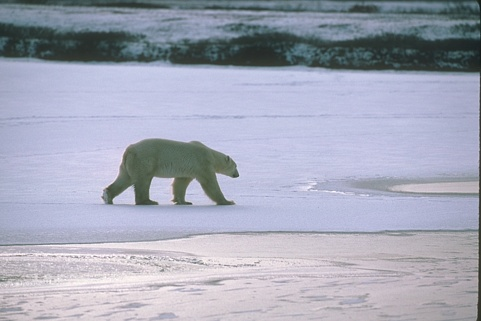
#> input picture PycharmProjects/ImageFilteringTechniques/source/100007.jpg, 481 x 321 px
$ python allGraphInone.py   (older library calls are emulated)
#> lines starting #> are read from the running program, lines starting #| are printed output that depends on the picture
import cv2
import numpy as np
import matplotlib.pyplot as plt
from skimage.metrics import peak_signal_noise_ratio as psnr, mean_squared_error as mse, structural_similarity as ssim
from tkinter import filedialog, Tk


# Function to calculate PSNR, MSE, SSIM
# Updated function to calculate PSNR, MSE, SSIM
def calculate_metrics(original, filtered):
    psnr_value = psnr(original, filtered)
    mse_value = mse(original, filtered)

    # Set window size (e.g., 7) and channel_axis for color images
    ssim_value, _ = ssim(original, filtered, full=True, multichannel=True, win_size=7, channel_axis=2)

    return psnr_value, mse_value, ssim_value


# Function to apply filters
def apply_filters(image):
    filters = {}

    # Gaussian Blur
    filters['Gaussian Blur'] = cv2.GaussianBlur(image, (5, 5), 0)

    # Median Blur
    filters['Median Blur'] = cv2.medianBlur(image, 5)

    # Bilateral Blur
    filters['Bilateral Blur'] = cv2.bilateralFilter(image, 9, 75, 75)

    # Box Filter
    filters['Box Filter'] = cv2.boxFilter(image, -1, (5, 5))

    # Simple Blur
    filters['Blur Filter'] = cv2.blur(image, (5, 5))

    # Non-local Means Denoising
    filters['Non-Local Means Denoising'] = cv2.fastNlMeansDenoisingColored(image, None, 10, 10, 7, 21)

    return filters


# Function to plot graph
def plot_metrics(metrics):
    filters = list(metrics.keys())
    psnr_values = [metrics[f][0] for f in filters]
    mse_values = [metrics[f][1] for f in filters]
    ssim_values = [metrics[f][2] for f in filters]

    plt.figure(figsize=(10, 6))

    plt.subplot(1, 3, 1)
    plt.bar(filters, psnr_values, color='blue')
    plt.title('PSNR Values (high value is better)')
    plt.xticks(rotation=45, ha="right")

    plt.subplot(1, 3, 2)
    plt.bar(filters, mse_values, color='green')
    plt.title('MSE Values (low values is better)')
    plt.xticks(rotation=45, ha="right")

    plt.subplot(1, 3, 3)
    plt.bar(filters, ssim_values, color='red')
    plt.title('SSIM Values (higher is better) ')
    plt.xticks(rotation=45, ha="right")

    plt.tight_layout()
    plt.show()


# Main Function
def main():
    # Open a file dialog to upload an image
    root = Tk()
    root.withdraw()  # Hide the root window
    file_path = filedialog.askopenfilename()
#> the answer given: ../source/100007.jpg
    if not file_path:
        print("No file selected!")
        return

    # Read the image
    image = cv2.imread(file_path)
#> image is the input picture: shape (321, 481, 3); mean B, G, R 183.7, 167.6, 164.2

    image = cv2.cvtColor(image, cv2.COLOR_BGR2RGB)

    # Apply filters
    filters = apply_filters(image)
#> filters = 6 items

    # Calculate metrics for each filter
    metrics = {}
    for filter_name, filtered_image in filters.items():
        metrics[filter_name] = calculate_metrics(image, filtered_image)
#> this loop made 6 passes
#> (filter_name, psnr_value in calculate_metrics, mse_value in calculate_metrics, ssim_value in calculate_metrics) on passes 1 to 6: ('Gaussian Blur', 32.61, 35.68, 0.895), ('Median Blur', 31.01, 51.57, 0.821), ('Bilateral Blur', 33.43, 29.5, 0.861), ('Box Filter', 29.27, 76.91, 0.791), ('Blur Filter', 29.27, 76.91, 0.791), ('Non-Local Means Denoising', 30.18, 62.43, 0.775)
#> after the loop, metrics = {'Gaussian Blur': (32.61, 35.68, 0.895), 'Median Blur': (31.01, 51.57, 0.821), 'Bilateral Blur': (33.43, 29.5, 0.861), 'Box Filter': (29.27, 76.91, 0.791), 'Blur Filter': (29.27, 76.91, 0.791), 'Non-Local Means Denoising': (30.18, 62.43, 0.775)}

    # Plot the metrics
    plot_metrics(metrics)
#> in plot_metrics, `filters = list(metrics.keys())`: filters = ['Gaussian Blur', 'Median Blur', 'Bilateral Blur', 'Box Filter', 'Blur Filter', 'Non-Local Means Denoising']
#> in plot_metrics, `psnr_values = [metrics[f][0] for f in filters]`: psnr_values = [32.61, 31.01, 33.43, 29.27, 29.27, 30.18]
#> in plot_metrics, `mse_values = [metrics[f][1] for f in filters]`: mse_values = [35.68, 51.57, 29.5, 76.91, 76.91, 62.43]
#> in plot_metrics, `ssim_values = [metrics[f][2] for f in filters]`: ssim_values = [0.895, 0.821, 0.861, 0.791, 0.791, 0.775]
#> in plot_metrics, `plt.show()`:
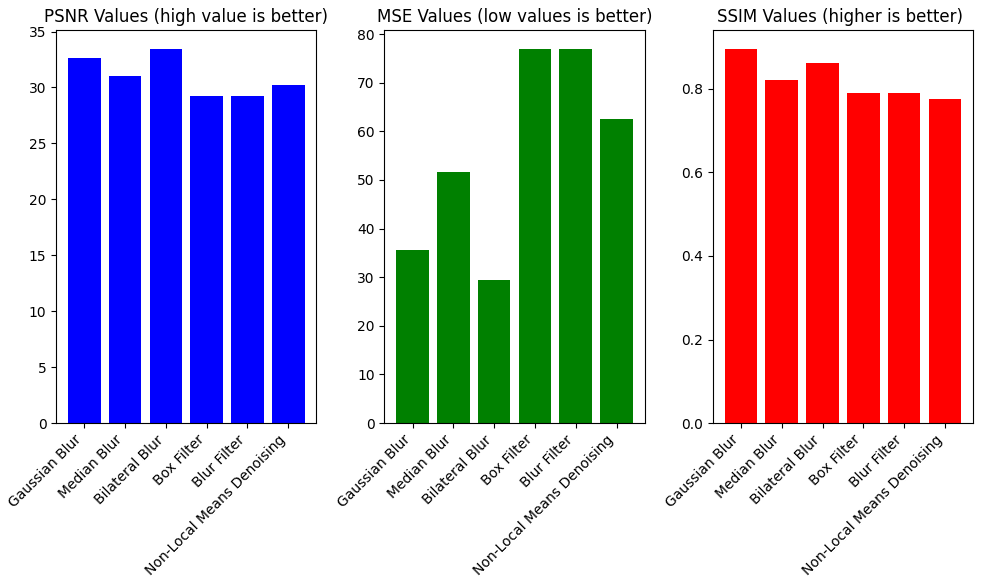
#> figure drawn by matplotlib, 3 panels; panel 1: tallest bar 33.43 high, from x = 1.6 to 2.4; panel 3: tallest bar 0.895 high, from x = -0.4 to 0.4


if __name__ == "__main__":
    main()

$ run again, on PycharmProjects/ImageFilteringTechniques/source/33.jpg
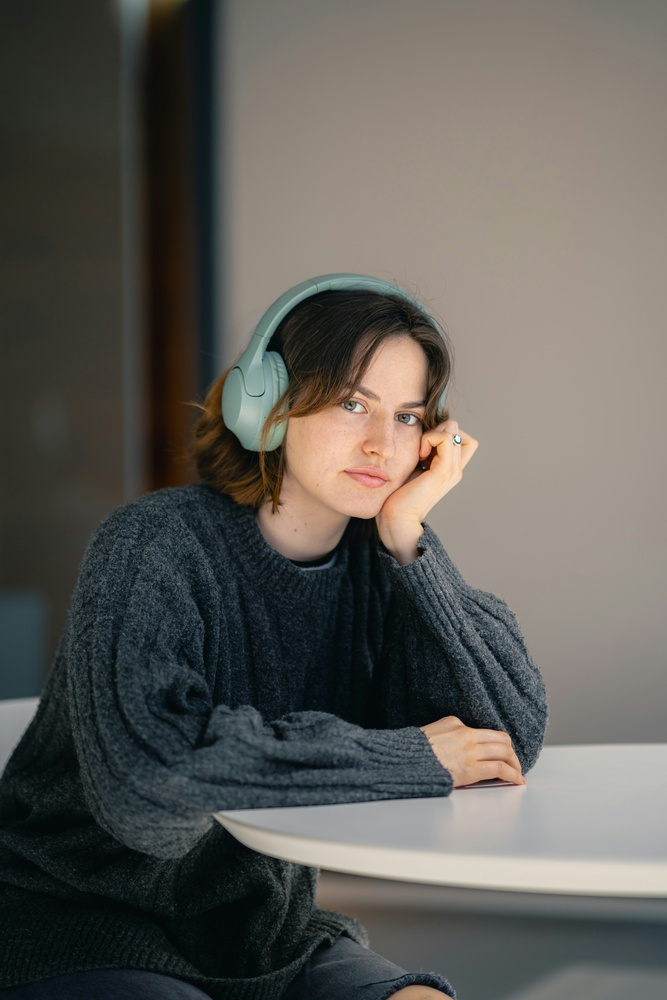
#> input picture PycharmProjects/ImageFilteringTechniques/source/33.jpg, 667 x 1000 px, shrunk from 4511 x 6766 before the run
#> in main, image is the input picture: shape (1000, 667, 3); mean B, G, R 87.7, 92.8, 94.9
#> in main, `filters = apply_filters(image)`: filters = 6 items
#> the loop in main, `for filter_name, filtered_image in filters.items():` made 6 passes
#> (filter_name, psnr_value in calculate_metrics, mse_value in calculate_metrics, ssim_value in calculate_metrics) on passes 1 to 6: ('Gaussian Blur', 36.44, 14.76, 0.952), ('Median Blur', 34.6, 22.56, 0.92), ('Bilateral Blur', 36.32, 15.16, 0.927), ('Box Filter', 33.64, 28.15, 0.91), ('Blur Filter', 33.64, 28.15, 0.91), ('Non-Local Means Denoising', 35.65, 17.72, 0.924)
#> after the loop in main, `for filter_name, filtered_image in filters.items():`: metrics = {'Gaussian Blur': (36.44, 14.76, 0.952), 'Median Blur': (34.6, 22.56, 0.92), 'Bilateral Blur': (36.32, 15.16, 0.927), 'Box Filter': (33.64, 28.15, 0.91), 'Blur Filter': (33.64, 28.15, 0.91), 'Non-Local Means Denoising': (35.65, 17.72, 0.924)}
#> in plot_metrics, `filters = list(metrics.keys())`: filters = ['Gaussian Blur', 'Median Blur', 'Bilateral Blur', 'Box Filter', 'Blur Filter', 'Non-Local Means Denoising']
#> psnr_values = [36.44, 34.6, 36.32, 33.64, 33.64, 35.65]
#> mse_values = [14.76, 22.56, 15.16, 28.15, 28.15, 17.72]
#> ssim_values = [0.952, 0.92, 0.927, 0.91, 0.91, 0.924]
#> in plot_metrics, `plt.show()`:
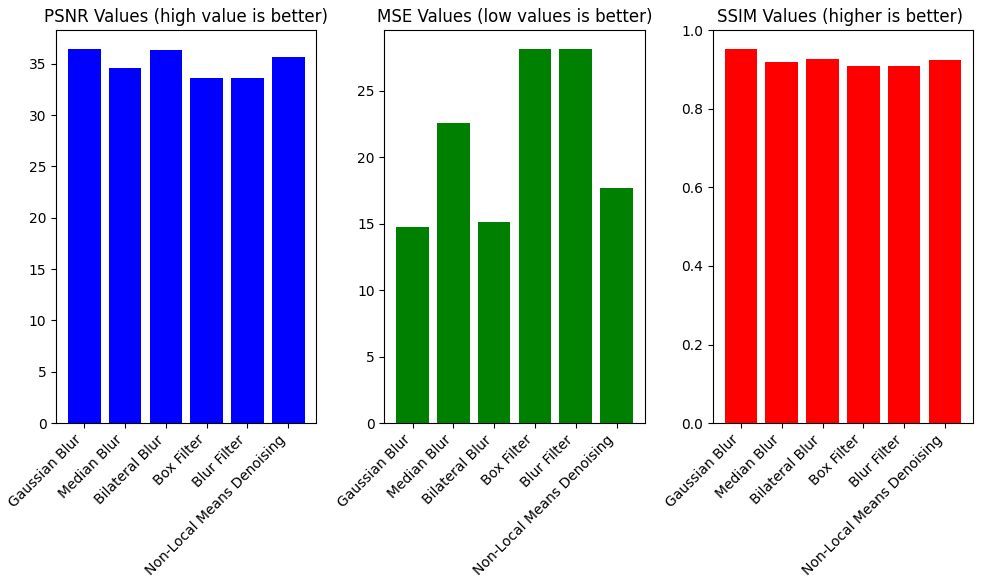
#> figure drawn by matplotlib, 3 panels; panel 1: tallest bar 36.44 high, from x = -0.4 to 0.4; panel 3: tallest bar 0.952 high, from x = -0.4 to 0.4
